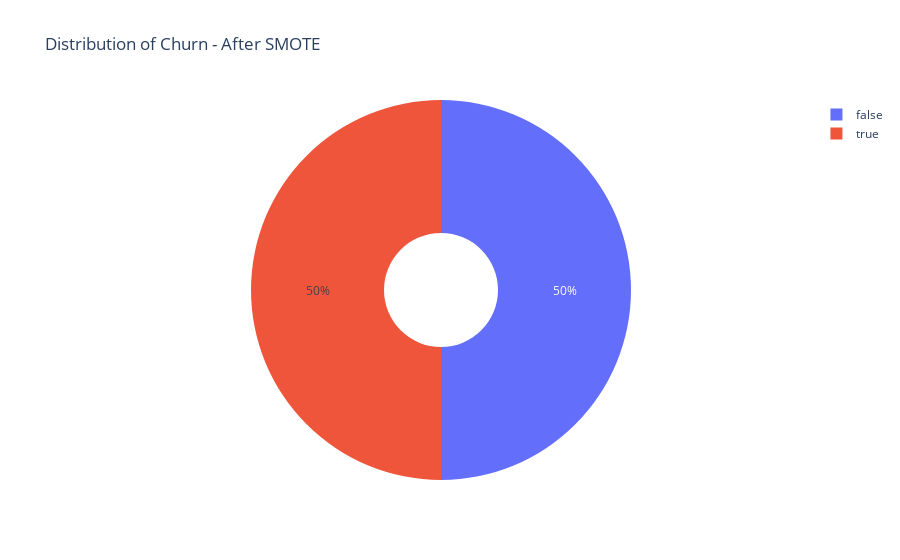

Notebook code for this chart:
### Code cell
y_train_over_df = y_train_over.to_frame()
churn = y_train_over_df['churn'].value_counts()
transuction = churn.index
quantity = churn.values

# draw pie circule with plotly
figure = px.pie(y_train_over_df,
               values = quantity,
               names = transuction,
               hole = .3,
               title = 'Distribution of Churn - After SMOTE')
figure.show()

### Figure 1 — Plotly figure (JSON) as saved in the notebook; plotly's stock layout.template omitted (floating-point values rounded to 4 significant figures)
{"data": [{"domain": {"x": [0, 1], "y": [0, 1]}, "hole": 0.3, "hovertemplate": "label=%{label}<br>value=%{value}<extra></extra>", "labels": [false, true], "legendgroup": "", "name": "", "showlegend": true, "type": "pie", "values": [1909, 1909]}], "layout": {"legend": {"tracegroupgap": 0}, "title": {"text": "Distribution of Churn - After SMOTE"}}}
